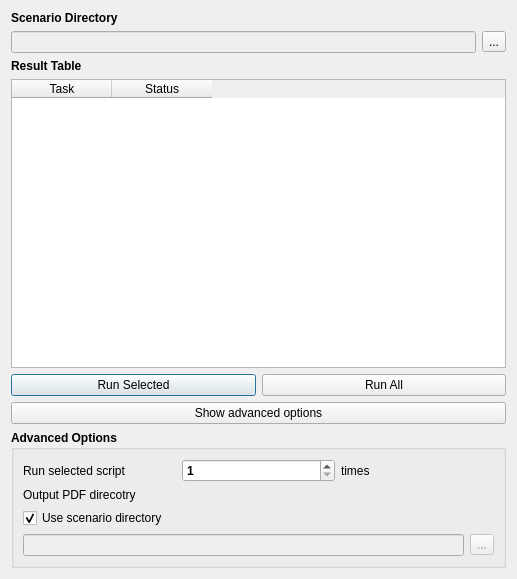
<?xml version="1.0" encoding="UTF-8"?>
<ui version="4.0">
 <class>ScriptDialogBase</class>
 <widget class="QDialog" name="ScriptDialogBase">
  <property name="geometry">
   <rect>
    <x>0</x>
    <y>0</y>
    <width>517</width>
    <height>579</height>
   </rect>
  </property>
  <property name="windowTitle">
   <string>InaSAFE Batch Runner</string>
  </property>
  <layout class="QGridLayout" name="gridLayout_2">
   <item row="0" column="0">
    <widget class="QLabel" name="scenarioDirLabel">
     <property name="font">
      <font>
       <weight>75</weight>
       <bold>true</bold>
      </font>
     </property>
     <property name="text">
      <string>Scenario Directory</string>
     </property>
    </widget>
   </item>
   <item row="3" column="0">
    <widget class="QTableWidget" name="tblScript">
     <property name="alternatingRowColors">
      <bool>false</bool>
     </property>
     <property name="selectionMode">
      <enum>QAbstractItemView::SingleSelection</enum>
     </property>
     <property name="selectionBehavior">
      <enum>QAbstractItemView::SelectRows</enum>
     </property>
     <property name="cornerButtonEnabled">
      <bool>false</bool>
     </property>
     <attribute name="horizontalHeaderDefaultSectionSize">
      <number>100</number>
     </attribute>
     <column>
      <property name="text">
       <string>Task</string>
      </property>
     </column>
     <column>
      <property name="text">
       <string>Status</string>
      </property>
     </column>
    </widget>
   </item>
   <item row="1" column="0">
    <layout class="QHBoxLayout" name="horizontalLayout_4">
     <item>
      <widget class="QLineEdit" name="leSourceDir">
       <property name="enabled">
        <bool>false</bool>
       </property>
      </widget>
     </item>
     <item>
      <widget class="QToolButton" name="tbSourceDir">
       <property name="text">
        <string>...</string>
       </property>
      </widget>
     </item>
    </layout>
   </item>
   <item row="2" column="0">
    <widget class="QLabel" name="resultTableLabel">
     <property name="font">
      <font>
       <weight>75</weight>
       <bold>true</bold>
      </font>
     </property>
     <property name="text">
      <string>Result Table</string>
     </property>
    </widget>
   </item>
   <item row="4" column="0">
    <layout class="QHBoxLayout" name="horizontalLayout">
     <item>
      <widget class="QPushButton" name="btnRunSelected">
       <property name="text">
        <string>Run Selected</string>
       </property>
      </widget>
     </item>
     <item>
      <widget class="QPushButton" name="pbnRunAll">
       <property name="text">
        <string>Run All</string>
       </property>
      </widget>
     </item>
    </layout>
   </item>
   <item row="5" column="0">
    <widget class="QPushButton" name="pbnAdvanced">
     <property name="text">
      <string>Show advanced options</string>
     </property>
     <property name="checkable">
      <bool>true</bool>
     </property>
     <property name="checked">
      <bool>false</bool>
     </property>
    </widget>
   </item>
   <item row="6" column="0">
    <widget class="QGroupBox" name="gboOptions">
     <property name="font">
      <font>
       <weight>75</weight>
       <bold>true</bold>
      </font>
     </property>
     <property name="title">
      <string>Advanced Options</string>
     </property>
     <property name="checkable">
      <bool>false</bool>
     </property>
     <layout class="QGridLayout" name="gridLayout">
      <item row="0" column="0">
       <layout class="QHBoxLayout" name="horizontalLayout_2">
        <item>
         <widget class="QLabel" name="label">
          <property name="font">
           <font>
            <weight>50</weight>
            <bold>false</bold>
           </font>
          </property>
          <property name="text">
           <string>Run selected script </string>
          </property>
         </widget>
        </item>
        <item>
         <widget class="QSpinBox" name="sboCount">
          <property name="suffix">
           <string/>
          </property>
          <property name="prefix">
           <string/>
          </property>
          <property name="minimum">
           <number>1</number>
          </property>
         </widget>
        </item>
        <item>
         <widget class="QLabel" name="label_2">
          <property name="font">
           <font>
            <weight>50</weight>
            <bold>false</bold>
           </font>
          </property>
          <property name="text">
           <string>times</string>
          </property>
         </widget>
        </item>
       </layout>
      </item>
      <item row="1" column="0">
       <layout class="QVBoxLayout" name="verticalLayout">
        <item>
         <widget class="QLabel" name="outputPDFDirLabel">
          <property name="font">
           <font>
            <weight>50</weight>
            <bold>false</bold>
           </font>
          </property>
          <property name="text">
           <string>Output PDF direcotry</string>
          </property>
         </widget>
        </item>
        <item>
         <widget class="QCheckBox" name="cbDefaultOutputDir">
          <property name="font">
           <font>
            <weight>50</weight>
            <bold>false</bold>
           </font>
          </property>
          <property name="text">
           <string>Use scenario directory</string>
          </property>
          <property name="checked">
           <bool>true</bool>
          </property>
         </widget>
        </item>
        <item>
         <layout class="QHBoxLayout" name="horizontalLayout_3">
          <item>
           <widget class="QLineEdit" name="leOutputDir">
            <property name="enabled">
             <bool>false</bool>
            </property>
            <property name="readOnly">
             <bool>false</bool>
            </property>
           </widget>
          </item>
          <item>
           <widget class="QToolButton" name="tbOutputDir">
            <property name="enabled">
             <bool>false</bool>
            </property>
            <property name="text">
             <string>...</string>
            </property>
           </widget>
          </item>
         </layout>
        </item>
       </layout>
      </item>
     </layout>
    </widget>
   </item>
  </layout>
  <zorder>pbnAdvanced</zorder>
  <zorder>tblScript</zorder>
  <zorder>gboOptions</zorder>
  <zorder>scenarioDirLabel</zorder>
  <zorder>resultTableLabel</zorder>
  <zorder>tbOutputDir</zorder>
  <zorder>leOutputDir</zorder>
  <zorder></zorder>
 </widget>
 <resources/>
 <connections/>
</ui>
